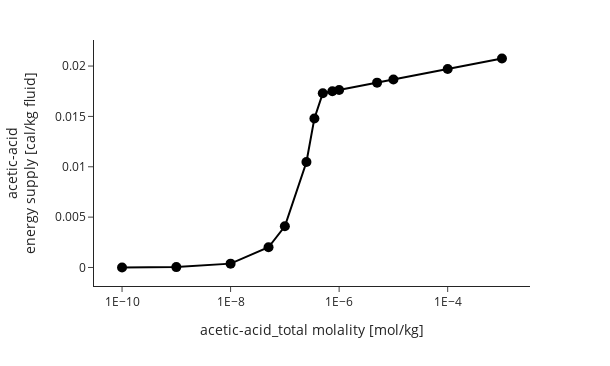

Here is the notebook cell this chart was saved with:
### Code cell
speciation.scatterplot(x="acetic-acid_total",
                       y="acetic-acid energy supply",
                       lineplot=True,
                       log_x=True,
                       rxns_as_labels=False, # good to do when there is no legend
                       plot_width=5)

### Figure 1 — Plotly figure (JSON) as saved in the notebook; plotly's stock layout.template omitted (floating-point values rounded to 4 significant figures)
{"data": [{"customdata": [["Coalbrook Mine 1", "SO<sub>4</sub><sup>2-</sup> + acetic-acid + Zn<sup>2+</sup> = 2 CO<sub>2</sub> + sphalerite + 2 H<sub>2</sub>O", "acetic-acid energy supply", "acetic-acid energy supply"], ["Coalbrook Mine 2", "SO<sub>4</sub><sup>2-</sup> + acetic-acid + Zn<sup>2+</sup> = 2 CO<sub>2</sub> + sphalerite + 2 H<sub>2</sub>O", "acetic-acid energy supply", "acetic-acid energy supply"], ["Coalbrook Mine 3", "SO<sub>4</sub><sup>2-</sup> + acetic-acid + Zn<sup>2+</sup> = 2 CO<sub>2</sub> + sphalerite + 2 H<sub>2</sub>O", "acetic-acid energy supply", "acetic-acid energy supply"], ["Coalbrook Mine 4", "SO<sub>4</sub><sup>2-</sup> + acetic-acid + Zn<sup>2+</sup> = 2 CO<sub>2</sub> + sphalerite + 2 H<sub>2</sub>O", "acetic-acid energy supply", "acetic-acid energy supply"], ["Coalbrook Mine 5", "SO<sub>4</sub><sup>2-</sup> + acetic-acid + Zn<sup>2+</sup> = 2 CO<sub>2</sub> + sphalerite + 2 H<sub>2</sub>O", "acetic-acid energy supply", "acetic-acid energy supply"], ["Coalbrook Mine 6", "SO<sub>4</sub><sup>2-</sup> + acetic-acid + Zn<sup>2+</sup> = 2 CO<sub>2</sub> + sphalerite + 2 H<sub>2</sub>O", "acetic-acid energy supply", "acetic-acid energy supply"], ["Coalbrook Mine 7", "SO<sub>4</sub><sup>2-</sup> + acetic-acid + Zn<sup>2+</sup> = 2 CO<sub>2</sub> + sphalerite + 2 H<sub>2</sub>O", "acetic-acid energy supply", "acetic-acid energy supply"], ["Coalbrook Mine 8", "SO<sub>4</sub><sup>2-</sup> + acetic-acid + Zn<sup>2+</sup> = 2 CO<sub>2</sub> + sphalerite + 2 H<sub>2</sub>O", "acetic-acid energy supply", "acetic-acid energy supply"], ["Coalbrook Mine 9", "SO<sub>4</sub><sup>2-</sup> + acetic-acid + Zn<sup>2+</sup> = 2 CO<sub>2</sub> + sphalerite + 2 H<sub>2</sub>O", "acetic-acid energy supply", "acetic-acid energy supply"], ["Coalbrook Mine 10", "SO<sub>4</sub><sup>2-</sup> + acetic-acid + Zn<sup>2+</sup> = 2 CO<sub>2</sub> + sphalerite + 2 H<sub>2</sub>O", "acetic-acid energy supply", "acetic-acid energy supply"], ["Coalbrook Mine 11", "SO<sub>4</sub><sup>2-</sup> + acetic-acid + Zn<sup>2+</sup> = 2 CO<sub>2</sub> + sphalerite + 2 H<sub>2</sub>O", "acetic-acid energy supply", "acetic-acid energy supply"], ["Coalbrook Mine 12", "SO<sub>4</sub><sup>2-</sup> + acetic-acid + Zn<sup>2+</sup> = 2 CO<sub>2</sub> + sphalerite + 2 H<sub>2</sub>O", "acetic-acid energy supply", "acetic-acid energy supply"], ["Coalbrook Mine 13", "SO<sub>4</sub><sup>2-</sup> + acetic-acid + Zn<sup>2+</sup> = 2 CO<sub>2</sub> + sphalerite + 2 H<sub>2</sub>O", "acetic-acid energy supply", "acetic-acid energy supply"], ["Coalbrook Mine 14", "SO<sub>4</sub><sup>2-</sup> + acetic-acid + Zn<sup>2+</sup> = 2 CO<sub>2</sub> + sphalerite + 2 H<sub>2</sub>O", "acetic-acid energy supply", "acetic-acid energy supply"]], "hovertemplate": "%{customdata[0]}<br>acetic-acid_total molality [mol/kg]: %{x} <br>acetic-acid<br>energy supply [cal/kg fluid]: %{y}<br>Reaction name: %{customdata[2]}<br>Reaction: %{customdata[1]}", "legendgroup": "acetic-acid energy supply", "line": {"color": "#000000", "dash": "solid"}, "marker": {"size": 10, "symbol": "circle"}, "mode": "markers+lines", "name": "acetic-acid energy supply", "orientation": "v", "showlegend": true, "type": "scatter", "x": [1e-10, 1e-09, 1e-08, 5e-08, 1e-07, 2.5e-07, 3.5e-07, 5e-07, 7.5e-07, 1e-06, 5e-06, 1e-05, 0.0001, 0.001], "xaxis": "x", "y": [3.313e-06, 3.572e-05, 0.000383, 0.002005, 0.004088, 0.01048, 0.0148, 0.01731, 0.01749, 0.01762, 0.01835, 0.01867, 0.01972, 0.02075], "yaxis": "y"}], "layout": {"height": 366, "legend": {"title": {}, "tracegroupgap": 0}, "margin": {"t": 40}, "showlegend": false, "title": {"x": 0.5, "xanchor": "center"}, "width": 610, "xaxis": {"anchor": "y", "autorange": true, "domain": [0, 1], "exponentformat": "E", "range": [-10.52, -2.482], "title": {"text": "acetic-acid_total molality [mol/kg]"}, "type": "log"}, "yaxis": {"anchor": "x", "autorange": true, "domain": [0, 1], "exponentformat": "E", "range": [-0.001839, 0.02259], "title": {"text": "acetic-acid<br>energy supply [cal/kg fluid]"}, "type": "linear"}}}
